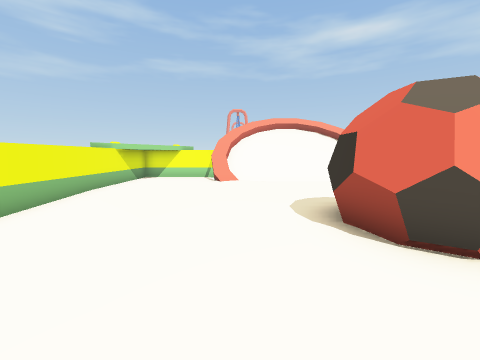
view 1 (above)

16 first-person views from a walk through a Unity game level. The camera is 1.5 m above the floor, tilts 6° down and sees 90° across. The floor is counted in squares, 1 m on a side. Each view is taken from the middle of a square. On the plan, view 1 faces up. The plan holds only what a view shows up to about 13 squares ahead; the rest is blank. The place goes on beyond the plan. The player is left out.

view 2
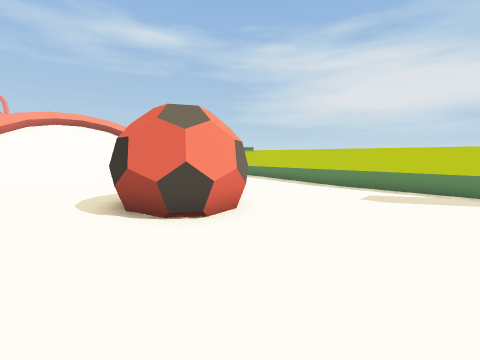

view 3
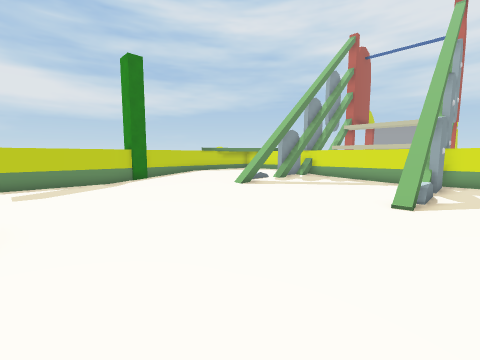

view 4
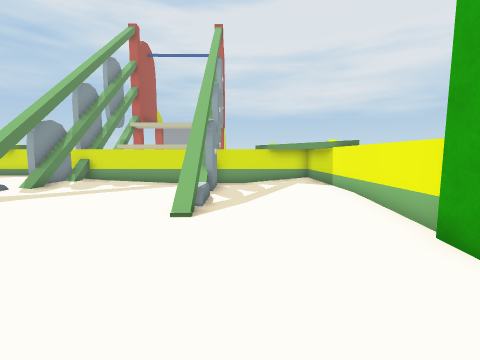

view 5
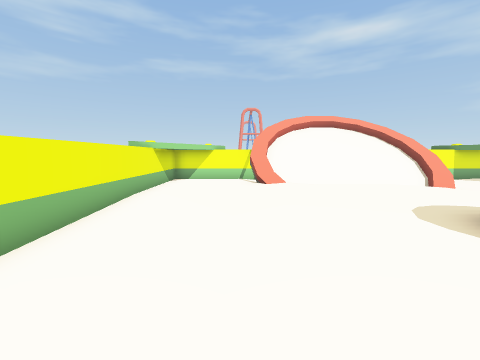

view 6
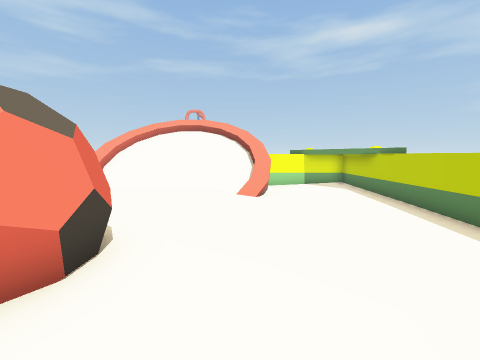

view 7
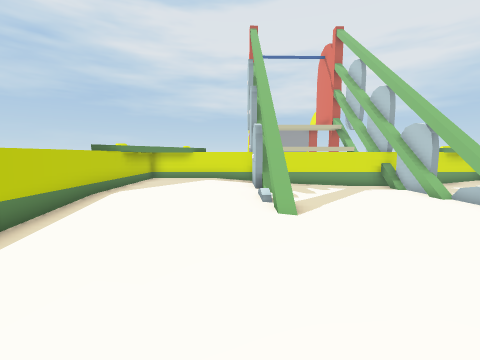

view 8
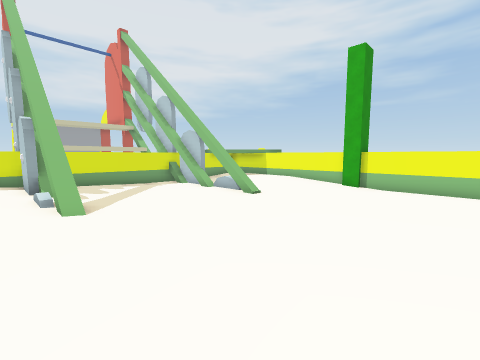

view 9
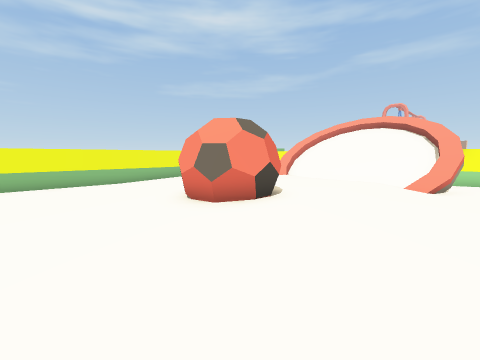

view 10
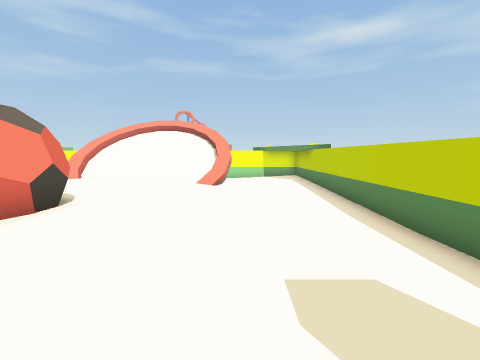

view 11
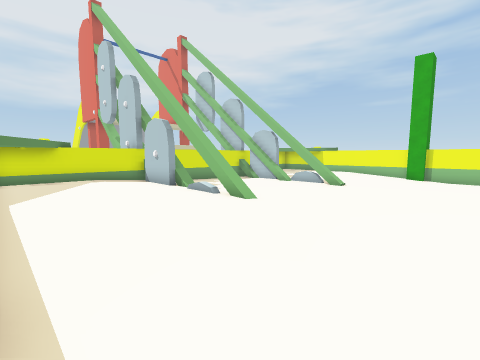

view 12
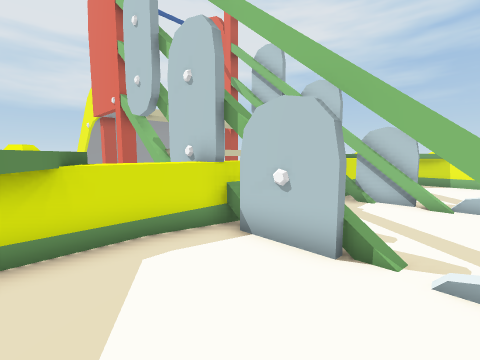

view 13
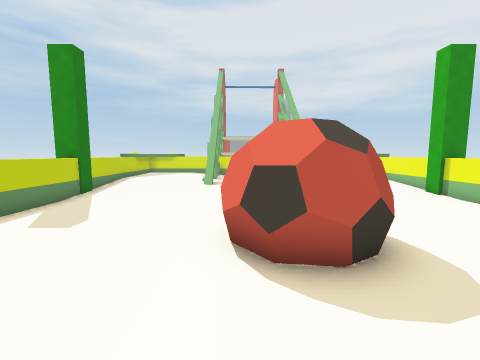

view 14
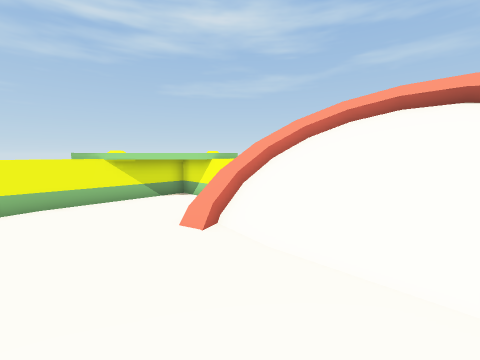

view 15
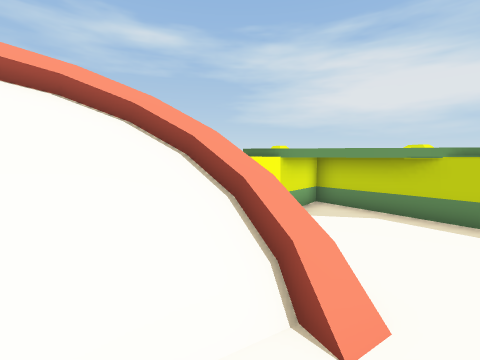

view 16
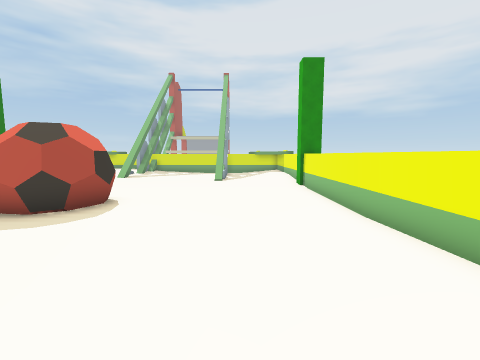

### Floor plan
Key: @ floor where view 1 was taken; # wall or solid block; . main floor; : floor 0.25 m higher than the main floor; + floor 0.5 m higher than the main floor; / step, stairs or slope; = window, fence, low wall or low ledge; ^ raised ledge; v drop or lower ground; O other object.
Columns run from 6 left of view 1 to 12 right of it. Each row starts with its distance up from view 1.
 16         ///
 15    #  ///////  #
 14 ^^^##/////////####
 13 ^^^:://///////.:##
 12 ##::://///////..:##
 11 ##::://::::://..:##
 10 #:::::::::::/....:#
  9 #::::::+++++//...:#
  8 #::::::+++++//....#
  7 #::::::+++++//....#
  6 #....::+++++//....#
  5 #..../:+OO++//....#
  4 #....//+OOO+//....#
  3 #...../:OOO+//....#
  2 #...../::::::/....#
  1 #......:::::::....#
  0 #.....@.::::::....#
 -1 #.................#
 -2 #.................#
 -3 #.................#
 -4 #...........::::::#
 -5 #:.........:::::::^
 -6 ^::..=....::/:::::^
 -7 ^::..^....::v:++++^
 -8 ^::..#....:: :++++^
 -9 #::.......::/:++++#
-10 ##:..##...::#:+++##
-11 ^^^..##...::#:++###
-12 ^^^...^...::#:++##
-13    ##########^^##
-14             #

Where each view was taken, in squares from view 1:
view 1: 0 up, 0 right, facing up
view 2: 1 down, 0 right, facing up-right
view 3: 2 up, 2 left, facing down-right
view 4: 0 up, 2 left, facing down
view 5: 1 up, 2 left, facing up
view 6: 1 up, 6 right, facing up
view 7: 0 up, 7 right, facing down
view 8: 1 up, 7 right, facing down-left
view 9: 1 down, 8 right, facing up-left
view 10: 1 down, 8 right, facing up
view 11: 1 down, 11 right, facing down-left
view 12: 8 down, 10 right, facing down-left
view 13: 8 up, 4 right, facing down
view 14: 8 up, 4 right, facing up-left
view 15: 10 up, 4 right, facing up-right
view 16: 10 up, 2 left, facing down
